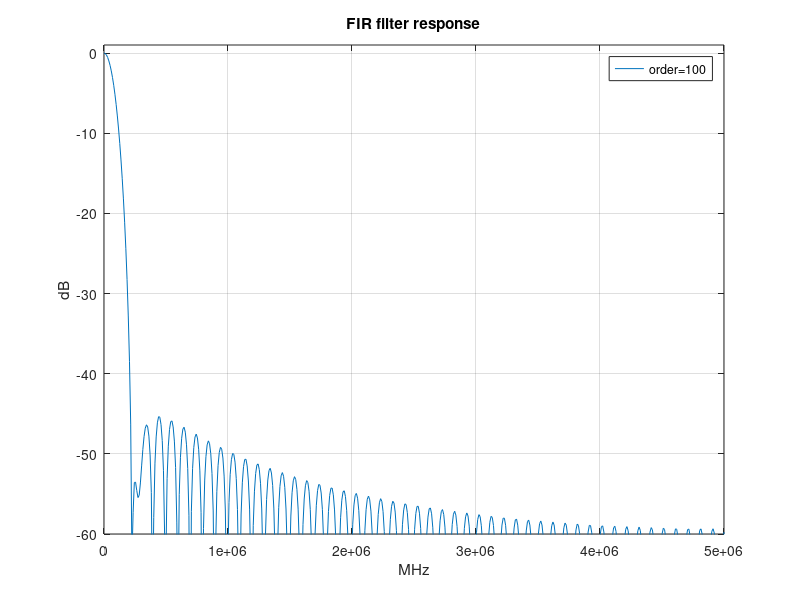

Write the MATLAB code that produced this figure.
% Calculate the filter
fc = 10e6/2;
f0 = 0.05e6/fc;   % norm. frequency
b = fir1(100, f0);  % FIR filter coefficients

%freqz(b);          % Plot Frequency Response

h  = freqz(b);         % Plot Frequency Response
nf = ( 0:pi/(length(h)-1):pi )';
f  = nf*fc/pi;

plot( f, 20*log10( abs(h) ) );
xlabel( "MHz" );
ylabel( "dB" );
title( "FIR filter response" );
legend( sprintf("order=%d", length(b)-1) );
axis( [0,fc,-60,1] );
grid on;

% saveas seems to be coming up unresolved, but is in documenation
%saveas( 1, "plot1.png", "png" ); % Save figure 1 as png
print -dpng fig1.png;

